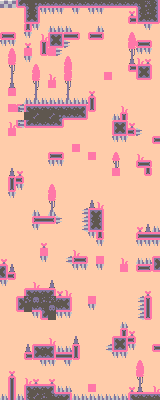

This is a level from a 2D game, rendered from its Tiled map with the project's own tilesets. A one-line summary and the map file follow, with tile-layer data summarised:
An orthogonal 20x50 tile map with 8x8 px tiles, 4 tile layers (Bg, Blocks, Deco, Spikes), 2 tilesets and 52 objects (Player.js, coin).

<map version="1.10" tiledversion="1.12.2" orientation="orthogonal" renderorder="right-down" width="20" height="50" tilewidth="8" tileheight="8" infinite="0" nextlayerid="6" nextobjectid="76">
 <tileset firstgid="1" source="Pico.tsx" />
 <tileset firstgid="151" source="tilemap_packed_transparent.tsx" />
 <layer id="2" name="Bg" width="20" height="50">
  <data>[1000 cells, 1000 non-empty, 10 distinct tile ids]</data>
 </layer>
 <layer id="1" name="Blocks" width="20" height="50">
  <data>[1000 cells, 171 non-empty, 21 distinct tile ids]</data>
 </layer>
 <layer id="5" name="Deco" width="20" height="50">
  <data>[1000 cells, 67 non-empty, 7 distinct tile ids]</data>
 </layer>
 <layer id="3" name="Spikes" width="20" height="50">
  <data>[1000 cells, 87 non-empty, 1 distinct tile ids]</data>
 </layer>
 <objectgroup id="4" name="Objects">
  <object id="3" gid="16" x="40" y="216" width="8" height="8" />
  <object id="4" gid="16" x="152" y="344" width="8" height="8" />
  <object id="5" gid="16" x="8" y="32" width="8" height="8" />
  <object id="8" gid="16" x="0" y="32" width="8" height="8" />
  <object id="9" gid="67" x="0" y="304" width="8" height="8" />
  <object id="10" gid="67" x="152" y="256" width="8" height="8" />
  <object id="11" gid="89" x="104" y="376" width="8" height="8" />
  <object id="12" gid="89" x="40" y="384" width="8" height="8" />
  <object id="13" gid="89" x="8" y="360" width="8" height="8" />
  <object id="14" gid="89" x="8" y="344" width="8" height="8" />
  <object id="15" gid="89" x="56" y="336" width="8" height="8" />
  <object id="16" gid="89" x="96" y="328" width="8" height="8" />
  <object id="17" gid="89" x="152" y="328" width="8" height="8" />
  <object id="18" gid="89" x="152" y="312" width="8" height="8" />
  <object id="19" gid="89" x="152" y="296" width="8" height="8" />
  <object id="23" gid="89" x="88" y="296" width="8" height="8" />
  <object id="24" gid="89" x="40" y="280" width="8" height="8" />
  <object id="25" gid="89" x="24" y="280" width="8" height="8" />
  <object id="26" gid="89" x="0" y="256" width="8" height="8" />
  <object id="27" gid="89" x="64" y="248" width="8" height="8" />
  <object id="28" gid="89" x="120" y="256" width="8" height="8" />
  <object id="29" gid="89" x="136" y="232" width="8" height="8" />
  <object id="30" gid="89" x="96" y="200" width="8" height="8" />
  <object id="31" gid="89" x="40" y="200" width="8" height="8" />
  <object id="32" gid="89" x="32" y="184" width="8" height="8" />
  <object id="36" gid="89" x="16" y="168" width="8" height="8" />
  <object id="37" gid="89" x="56" y="152" width="8" height="8" />
  <object id="38" gid="89" x="88" y="152" width="8" height="8" />
  <object id="39" gid="89" x="120" y="160" width="8" height="8" />
  <object id="40" gid="89" x="152" y="136" width="8" height="8" />
  <object id="41" gid="89" x="128" y="120" width="8" height="8" />
  <object id="42" gid="89" x="96" y="96" width="8" height="8" />
  <object id="43" gid="89" x="48" y="80" width="8" height="8" />
  <object id="44" gid="89" x="8" y="88" width="8" height="8" />
  <object id="45" gid="89" x="104" y="72" width="8" height="8" />
  <object id="48" gid="89" x="136" y="64" width="8" height="8" />
  <object id="49" gid="89" x="136" y="40" width="8" height="8" />
  <object id="50" gid="89" x="128" y="16" width="8" height="8" />
  <object id="51" gid="89" x="88" y="32" width="8" height="8" />
  <object id="53" gid="89" x="56" y="24" width="8" height="8" />
  <object id="54" gid="89" x="24" y="48" width="8" height="8" />
  <object id="55" gid="89" x="8" y="128" width="8" height="8" />
  <object id="56" gid="89" x="8" y="104" width="8" height="8" />
  <object id="59" name="player" type="Player.js" gid="242" x="144" y="392" width="8" height="8" />
  <object id="60" gid="265" x="40" y="344" width="8" height="8" />
  <object id="61" gid="265" x="24" y="288" width="8" height="8" />
  <object id="62" gid="265" x="72" y="144" width="8" height="8" />
  <object id="63" gid="224" x="40" y="304" width="8" height="8" />
  <object id="64" gid="298" x="40" y="120" width="8" height="8" />
  <object id="69" gid="218" x="48" y="320" width="8" height="8" />
  <object id="70" gid="218" x="24" y="120" width="8" height="8" />
  <object id="75" name="coin" gid="239" x="120" y="384" width="8" height="8" />
 </objectgroup>
</map>
